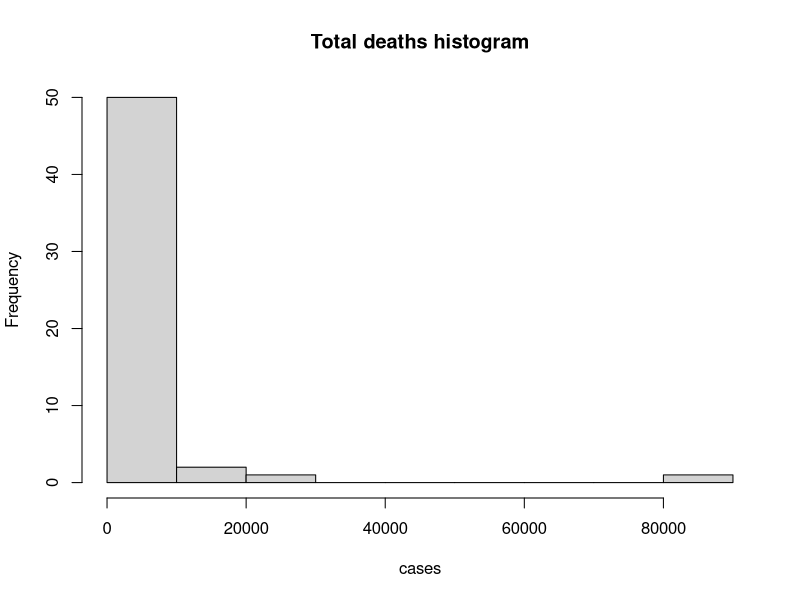
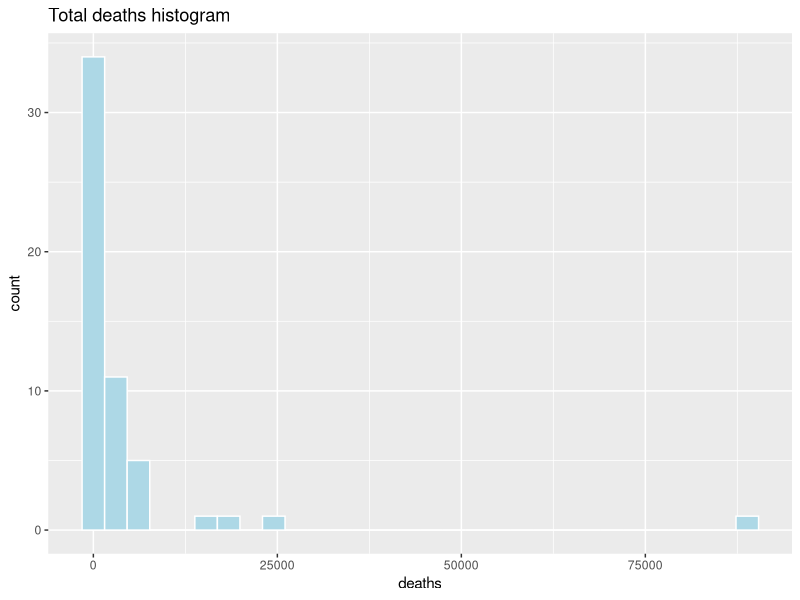
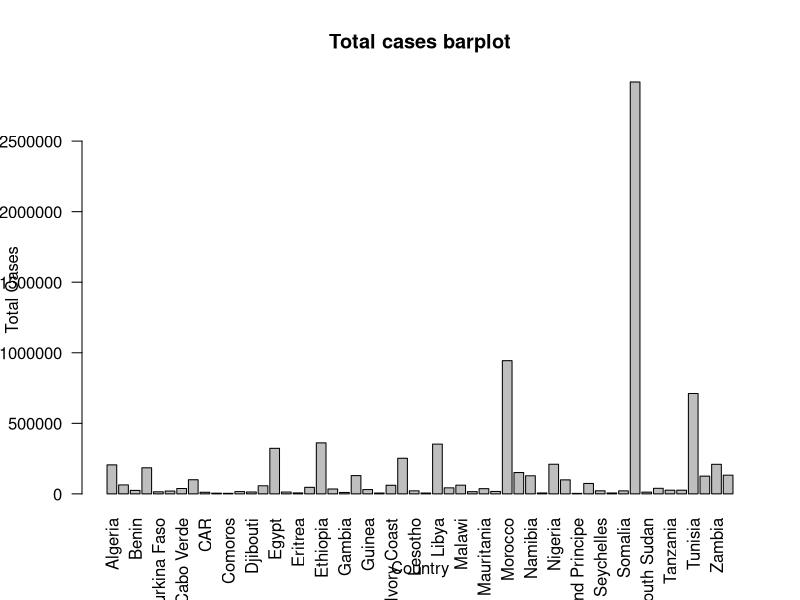
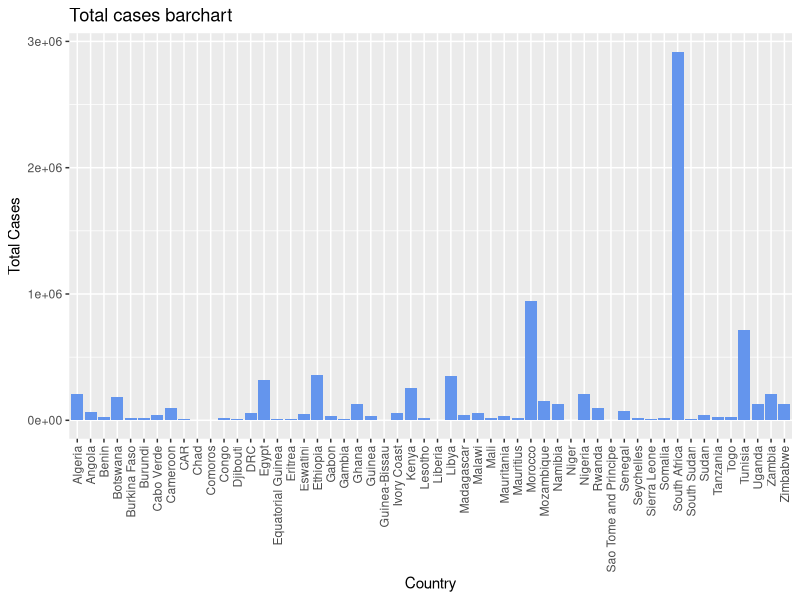
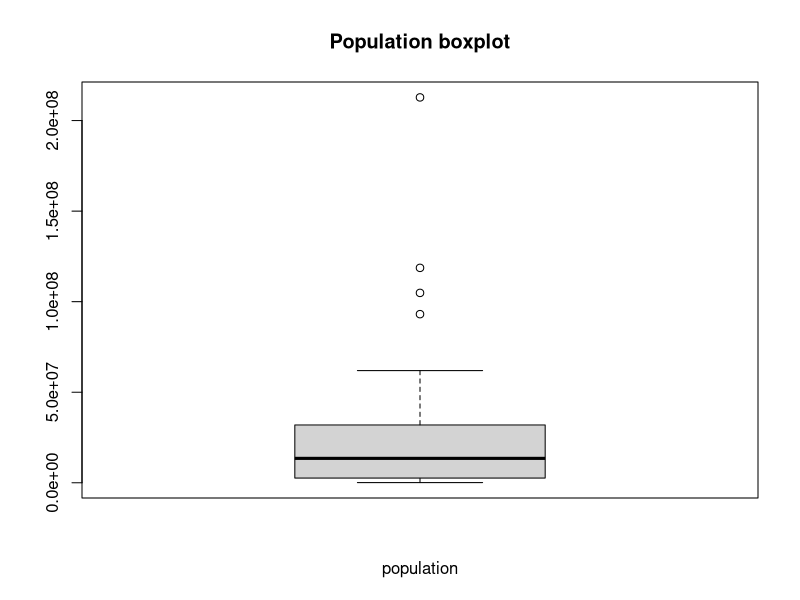
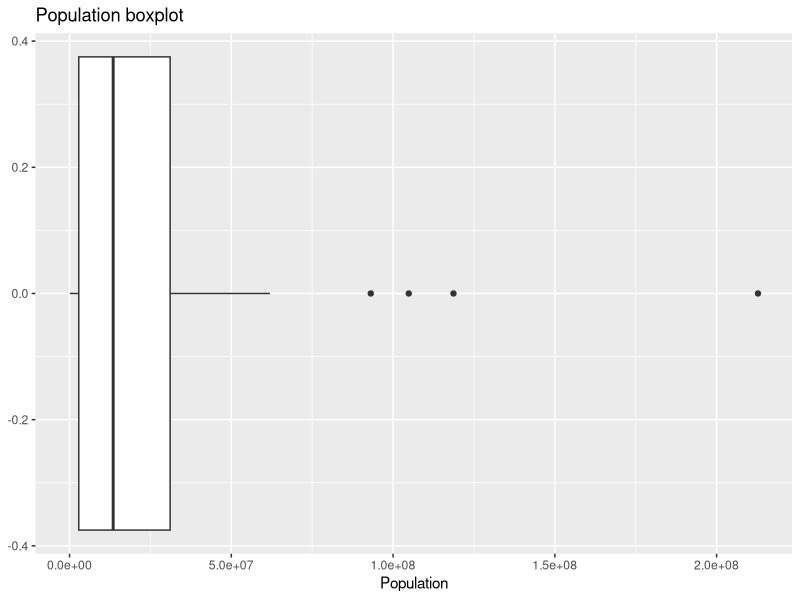
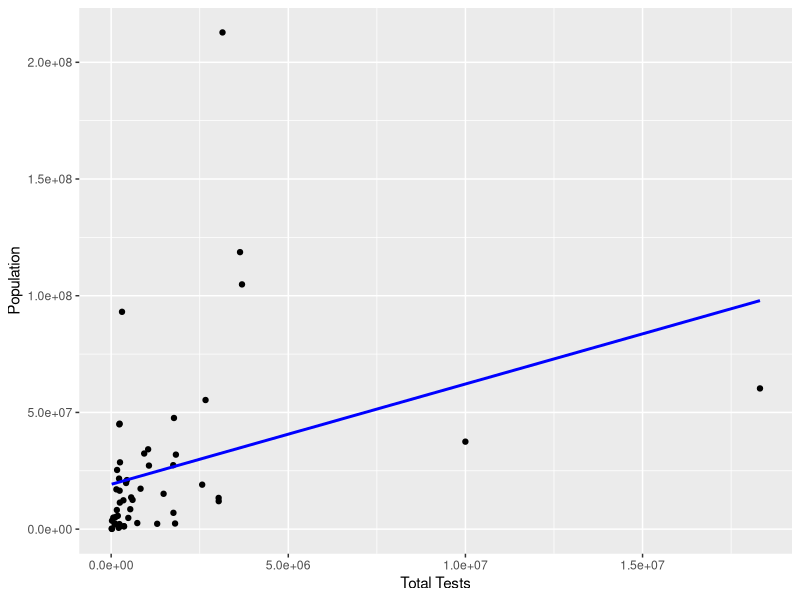
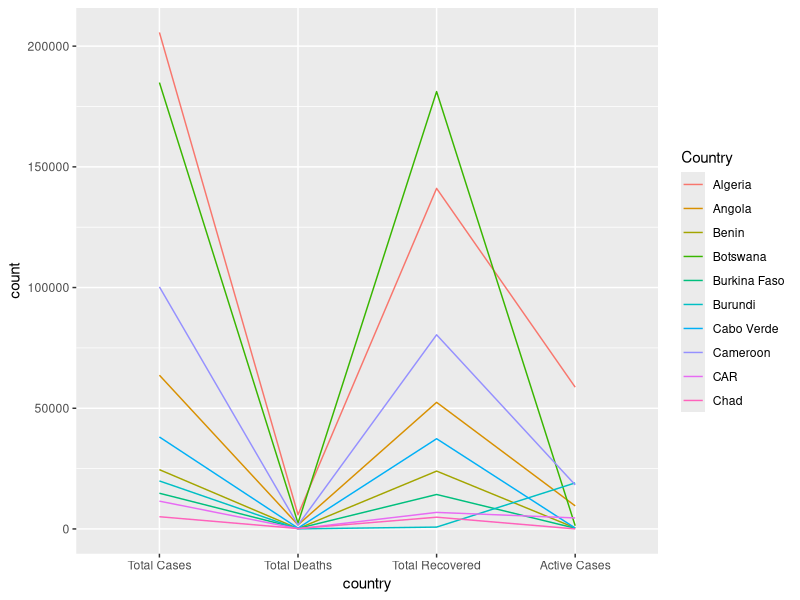

Here is the R script that generated these plots, in order:
## ---- chunk 1
knitr::opts_chunk$set(echo = TRUE)
## ---- chunk 2
library(tidyverse)
library(dplyr)
library(vcd)
df_r <- read_csv("resources/r_vs_python/covid_africa.csv")
## ---- chunk 3
#original histogram
hist(df_r$`Total Deaths`, xlab = "cases", main = "Total deaths histogram")
## ---- chunk 4
#basic histogram
ggplot(df_r, aes(x = `Total Deaths`)) + 
  geom_histogram(color = "white", fill = "lightblue") + 
  ggtitle("Total deaths histogram") + labs(x = "deaths")
## ---- chunk 5
#basic barplot
barplot(`Total Cases` ~ Country, data = df_r, las=2, main = "Total cases barplot")
## ---- chunk 6
#ggplot barplot
ggplot(df_r, aes(x = Country, y = `Total Cases`)) +
    geom_bar(stat='identity', fill = "cornflowerblue") +
    ggtitle("Total cases barchart") +
    theme(axis.text.x = element_text(angle = 90, vjust = 0.5, hjust=1))
## ---- chunk 7
#basic boxplot
boxplot(df_r$Population, main = "Population boxplot", xlab = "population")
## ---- chunk 8
#ggplot boxplot
ggplot(df_r, aes(x = Population)) +
    geom_boxplot() +
    ggtitle("Population boxplot") 
## ---- chunk 9
# with a regression line
ggplot(na.omit(df_r), aes(x = `Total Tests`, y =`Population`)) +
  geom_point() +
  geom_smooth(method=lm, se=FALSE, color="blue")
## ---- chunk 10
#choose the first 10 countries for better
GGally::ggparcoord(df_r[1:10,], columns =  c(2:5), scale = "globalminmax", groupColumn = "Country") + 
  xlab("country") + ylab("count")
## ---- chunk 11
df_r2 <- read_csv("resources/r_vs_python/student_performance.csv")
df_r2 <- df_r2[,-1]
## ---- chunk 12
ggplot(df_r2, aes(x = `parental level of education`, y = `race/ethnicity`,fill = `math percentage`)) + 
  geom_tile() +
  scale_fill_viridis_c(direction = -1) + ggtitle("Square heatmap") +
  theme(axis.text.x = element_text(angle = 10))
## ---- chunk 13
mosaic(`race/ethnicity`~ sex , df_r2, direction = c("v", "h"))
